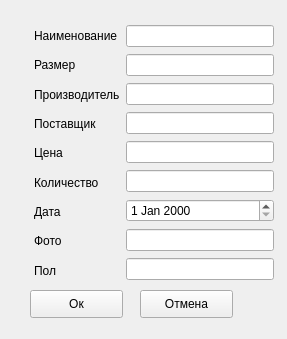
<?xml version="1.0" encoding="UTF-8"?>
<ui version="4.0">
 <class>Add_form</class>
 <widget class="QWidget" name="Add_form">
  <property name="geometry">
   <rect>
    <x>0</x>
    <y>0</y>
    <width>287</width>
    <height>339</height>
   </rect>
  </property>
  <property name="windowTitle">
   <string>Добавить запись</string>
  </property>
  <widget class="QPushButton" name="pushButton">
   <property name="geometry">
    <rect>
     <x>30</x>
     <y>290</y>
     <width>93</width>
     <height>28</height>
    </rect>
   </property>
   <property name="text">
    <string>Ок</string>
   </property>
  </widget>
  <widget class="QPushButton" name="pushButton_2">
   <property name="geometry">
    <rect>
     <x>140</x>
     <y>290</y>
     <width>93</width>
     <height>28</height>
    </rect>
   </property>
   <property name="text">
    <string>Отмена</string>
   </property>
  </widget>
  <widget class="QWidget" name="layoutWidget">
   <property name="geometry">
    <rect>
     <x>34</x>
     <y>24</y>
     <width>240</width>
     <height>258</height>
    </rect>
   </property>
   <layout class="QHBoxLayout" name="horizontalLayout">
    <item>
     <layout class="QVBoxLayout" name="verticalLayout">
      <item>
       <widget class="QLabel" name="label">
        <property name="text">
         <string>Наименование</string>
        </property>
       </widget>
      </item>
      <item>
       <widget class="QLabel" name="label_2">
        <property name="text">
         <string>Размер</string>
        </property>
       </widget>
      </item>
      <item>
       <widget class="QLabel" name="label_3">
        <property name="text">
         <string>Производитель</string>
        </property>
       </widget>
      </item>
      <item>
       <widget class="QLabel" name="label_4">
        <property name="text">
         <string>Поставщик</string>
        </property>
       </widget>
      </item>
      <item>
       <widget class="QLabel" name="label_5">
        <property name="text">
         <string>Цена</string>
        </property>
       </widget>
      </item>
      <item>
       <widget class="QLabel" name="label_6">
        <property name="text">
         <string>Количество</string>
        </property>
       </widget>
      </item>
      <item>
       <widget class="QLabel" name="label_7">
        <property name="text">
         <string>Дата</string>
        </property>
       </widget>
      </item>
      <item>
       <widget class="QLabel" name="label_8">
        <property name="text">
         <string>Фото</string>
        </property>
       </widget>
      </item>
      <item>
       <widget class="QLabel" name="label_9">
        <property name="text">
         <string>Пол</string>
        </property>
       </widget>
      </item>
     </layout>
    </item>
    <item>
     <layout class="QVBoxLayout" name="verticalLayout_2">
      <item>
       <widget class="QLineEdit" name="Name_line"/>
      </item>
      <item>
       <widget class="QLineEdit" name="Size_line"/>
      </item>
      <item>
       <widget class="QLineEdit" name="Manufacturer_line"/>
      </item>
      <item>
       <widget class="QLineEdit" name="Provider_line"/>
      </item>
      <item>
       <widget class="QLineEdit" name="Cost_line"/>
      </item>
      <item>
       <widget class="QLineEdit" name="Num_line"/>
      </item>
      <item>
       <widget class="QDateEdit" name="dateEdit"/>
      </item>
      <item>
       <widget class="QLineEdit" name="photo_line"/>
      </item>
      <item>
       <widget class="QLineEdit" name="gender_line"/>
      </item>
     </layout>
    </item>
   </layout>
  </widget>
 </widget>
 <resources/>
 <connections/>
</ui>
